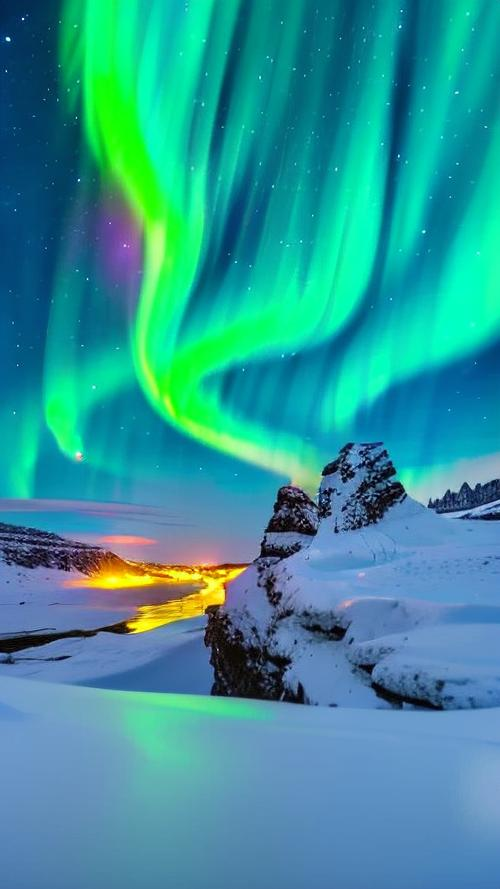
#> input picture 背景实验室/极光.png, 500 x 889 px, found by its file name
$ python _tmp_au.py
#> lines starting #> are read from the running program, lines starting #| are printed output that depends on the picture; after the words box and inside, x2 and y2 are one past the last pixel; in counts of white or black regions, pixels touching at a corner belong together

import numpy as np
from PIL import Image
p = r"D:/xuanr/Desktop/玄锐暮工作区/和我恋爱吧/背景实验室/极光.png"
im = Image.open(p); print("size", im.size, im.mode)
#> further down, im is the input picture: PIL image 500x889 RGB; mean R, G, B 48.1, 149.8, 154.1
a = np.array(im.convert("RGB"), dtype=np.float32)
h, w, _ = a.shape
#> h = 889; w = 500
print("全图 平均RGB (%.0f,%.0f,%.0f)" % tuple(a.mean(axis=(0,1))))
#| 全图 平均RGB (48,150,154)
lum = a.mean(axis=2)
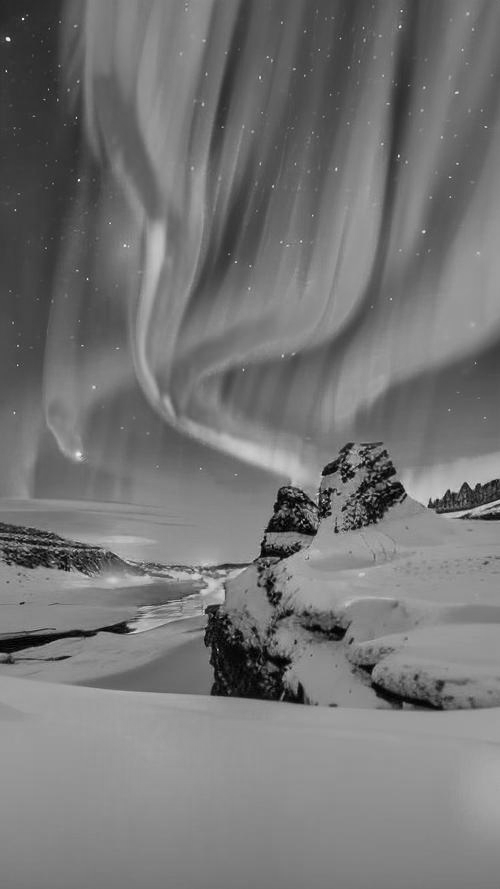
#> lum: shape (889, 500) float32; min 0, max 240, mean 117.4
print("亮度 分位: min %.0f  p10 %.0f  p50 %.0f  p90 %.0f  max %.0f" % (
    lum.min(), np.percentile(lum,10), np.percentile(lum,50), np.percentile(lum,90), lum.max()))
#| 亮度 分位: min 0  p10 70  p50 125  p90 152  max 240
bright = lum > np.percentile(lum, 95)
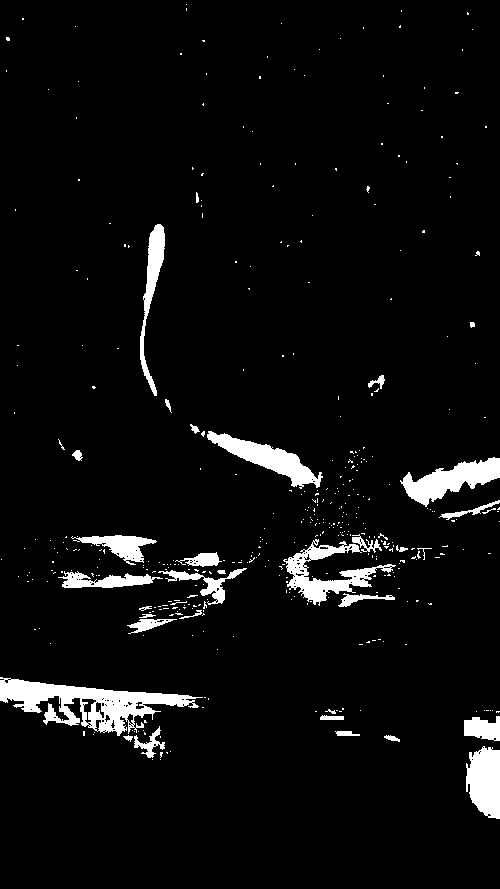
#> bright: shape (889, 500) bool; 4.9% white; 415 white regions (379 under 20 px), largest, box (x1, y1, x2, y2) and area: (0, 677, 203, 736) 4725, (283, 539, 396, 606) 2322, (400, 457, 500, 507) 2278
print("最亮 5%% 占比 %.1f%%" % (100*bright.mean()))
#| 最亮 5% 占比 4.9%
sub = a[bright]
print("最亮 5%% 平均RGB (%.0f,%.0f,%.0f)" % tuple(sub.mean(axis=0)))
#| 最亮 5% 平均RGB (140,189,172)
mid = (lum > np.percentile(lum, 70)) & (lum <= np.percentile(lum, 95))
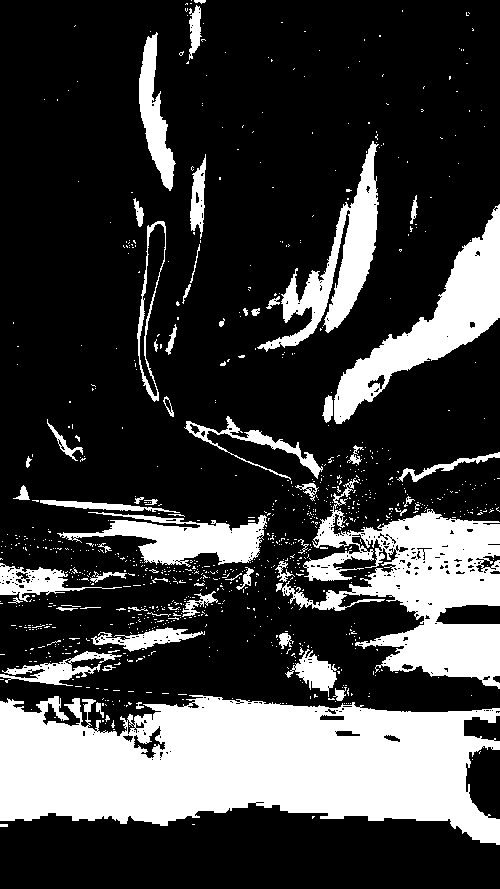
#> mid: shape (889, 500) bool; 24.9% white; 973 white regions (912 under 20 px), largest, box (x1, y1, x2, y2) and area: (0, 695, 500, 845) 51519, (276, 478, 500, 689) 19007, (334, 204, 500, 424) 10049
print("中间带 平均RGB (%.0f,%.0f,%.0f)" % tuple(a[mid].mean(axis=0)))
#| 中间带 平均RGB (84,173,186)
dark = lum <= np.percentile(lum, 30)
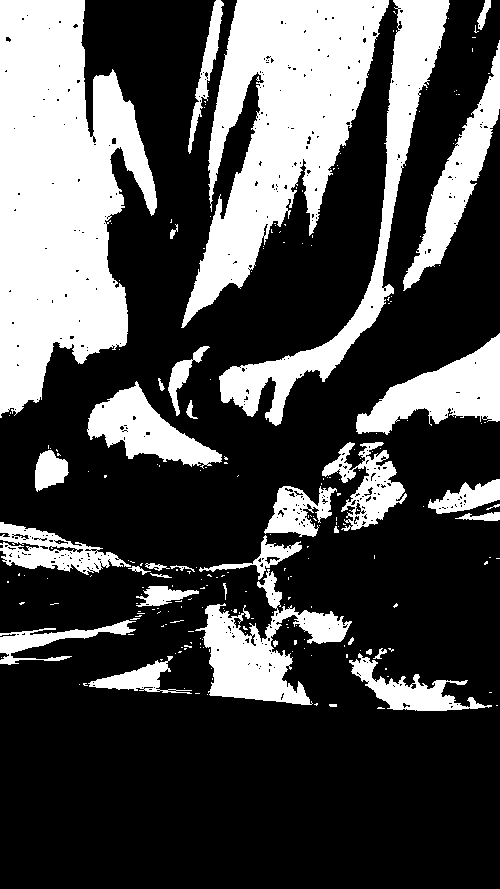
#> dark: shape (889, 500) bool; 30.1% white; 237 white regions (201 under 20 px), largest, box (x1, y1, x2, y2) and area: (0, 0, 157, 418) 42691, (181, 0, 389, 328) 30853, (219, 0, 450, 426) 13003
print("最暗 30%% 平均RGB (%.0f,%.0f,%.0f)" % tuple(a[dark].mean(axis=0)))
#| 最暗 30% 平均RGB (12,102,114)
col = lum.mean(axis=0)
#> col = 500 values, max 136 at index 153, min 95.48 at index 40, mean 117.4
print("按列亮度(16段):", [int(x) for x in np.array_split(col, 16).__getitem__(i).mean() for i in range(16)] if False else [int(x.mean()) for x in np.array_split(col, 16)])
#| 按列亮度(16段): [97, 99, 111, 118, 131, 128, 120, 108, 109, 115, 119, 123, 116, 124, 126, 127]
r = lum.mean(axis=1)
#> r = 889 values, max 154.7 at index 722, min 92.74 at index 2, mean 117.4
print("按行亮度(10段):", [int(x.mean()) for x in np.array_split(r, 10)])
#| 按行亮度(10段): [94, 96, 105, 115, 111, 119, 132, 113, 151, 132]
